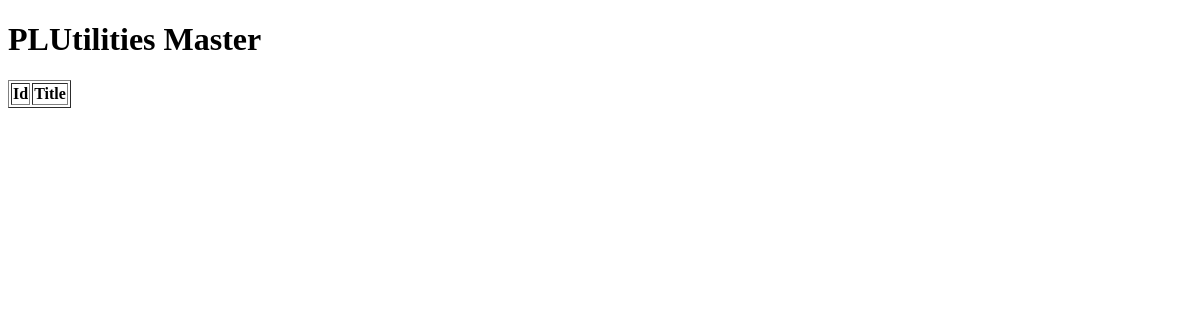
/PLUtilitiesMaster/, run on an earlier commit of the app's database.
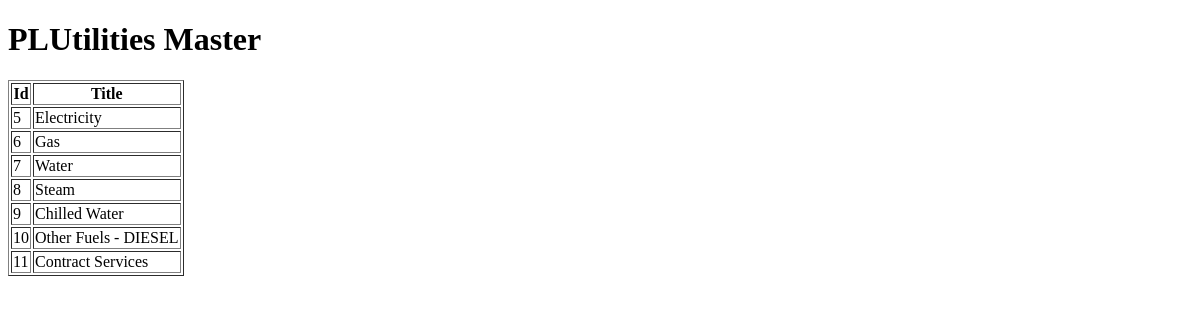
And on a later commit of the database.
### HBudgetReport/models.py (models this page shows)
class  PLUtilitiesMaster(models.Model):
    title = models.CharField(max_length = 200)
    OrganizationID = models.BigIntegerField(default=0)
    CreatedBy = models.BigIntegerField(default=0)
    CreatedDateTime = models.DateField(default = date.today)
    ModifyBy = models.BigIntegerField(default=0)
    ModifyDateTime = models.DateField(default = date.today)
    IsDelete = models.BooleanField(default=False)

### HBudgetReport/views.py (the view)
# urls.py: path('PLUtilitiesMaster/',views.pLUtilitiesMaster, name = 'PLUtilitiesMaster'),
def pLUtilitiesMaster(request):
    mem = PLUtilitiesMaster.objects.filter(IsDelete = False)
    return render(request , 'plutilities.html',{'mem':mem})

### HBudgetReport/templates/plutilities.html (shortened to what this page needs)
<!DOCTYPE html>
<html lang="en">
<head>
</head>
<body>
    <div class="container">
        <h1>PLUtilities Master</h1>
        <table id="title" border="1">
            <thead>
                <th>Id</th>
                <th>Title</th>
            </thead>
            {% for x in mem%}
            <tr>
                <td>{{x.id}}</td>
                <td>{{x.title}}</td>
            </tr>
            {% endfor %}
        </table>
    </div>
</body>
</html>

What changed in the data, as far as the page shows it:
added PLUtilitiesMaster: id "5", title "Electricity"
added PLUtilitiesMaster: id "6", title "Gas"
added PLUtilitiesMaster: id "7", title "Water"
added PLUtilitiesMaster: id "8", title "Steam"
added PLUtilitiesMaster: id "9", title "Chilled Water"
added PLUtilitiesMaster: id "10", title "Other Fuels - DIESEL"
added PLUtilitiesMaster: id "11", title "Contract Services"
